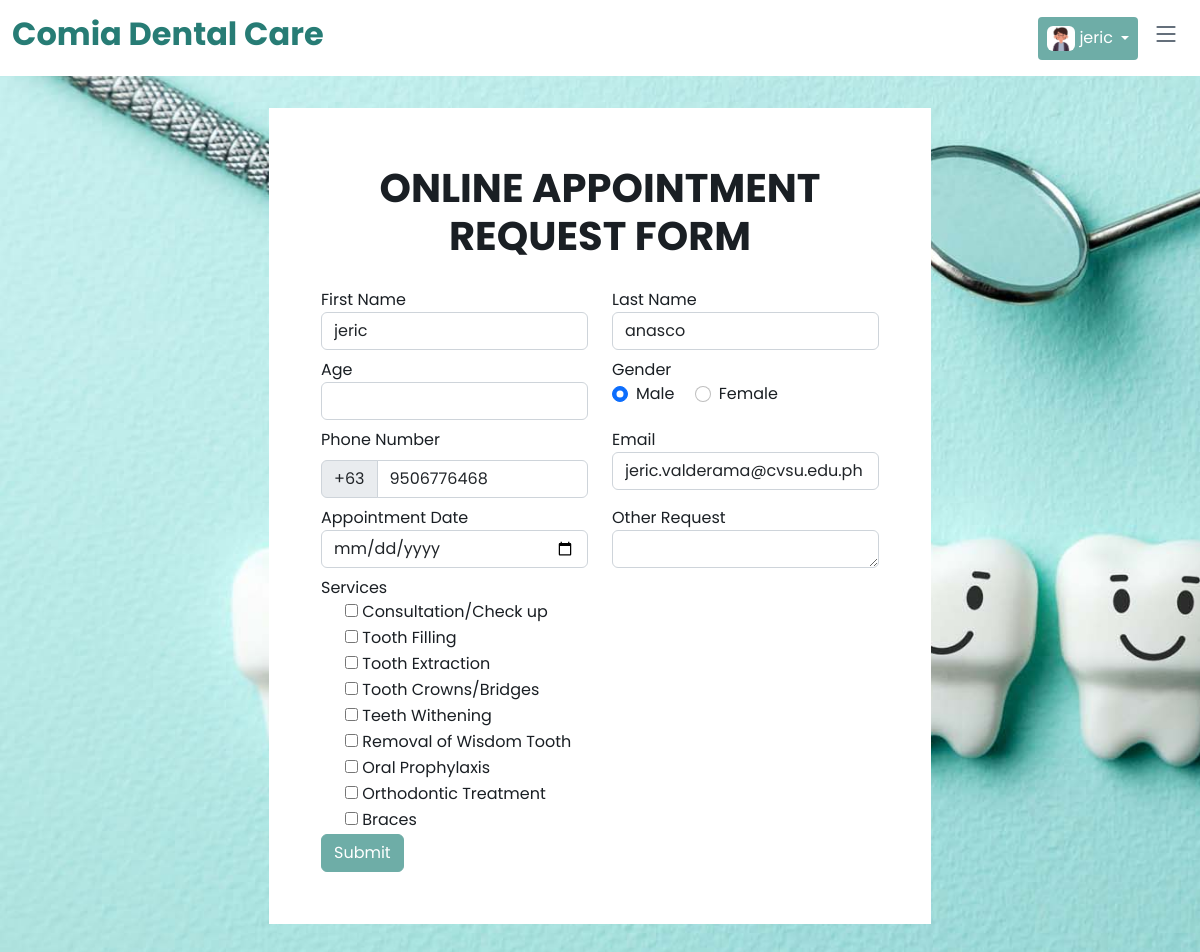
The page /appointment.php (signed in) on the database its author committed.
### tables this page shows
CREATE TABLE `tbl_user` (
  `user_id` int(11) NOT NULL,
  `firstname` varchar(255) DEFAULT NULL,
  `lastname` varchar(255) DEFAULT NULL,
  `contact` varchar(255) DEFAULT NULL,
  `email` varchar(255) DEFAULT NULL,
  `password` varchar(255) DEFAULT NULL,
  `verified` varchar(255) DEFAULT NULL,
  `vkey` varchar(255) DEFAULT NULL,
  `profile_image` varchar(255) DEFAULT NULL,
  `birthdate` date NOT NULL
);

CREATE TABLE `tbl_services` (
  `id` int(11) NOT NULL,
  `service` varchar(55) NOT NULL
);

### appointment.php (the view, shortened to what this page needs)
<?php
include './database/config.php';
include './components/header.php';
    ?>
<section class="mt-5 mx-4">
    <div class="row d-flex justify-content-center">
        <div class="col-sm-10 col-md-7">
            <form id="appointment_form" class="p-5 bg-white">
                <div>
                    <p class="text-center h1 fw-bold mb-4 mx-1 mx-md-4 mt-2">ONLINE APPOINTMENT REQUEST FORM</p>
                </div>
                <div class="row form-group p-1">
                    <div class="col-lg-6 mb-3 mb-md-0">
                        <label class="font-weight-bold" for="firstname">First Name</label>
                        <input type="text" id="firstname" name="firstname" class="form-control" placeholder="First Name"
                            value="<?= $row['firstname'] ?>" required>
                    </div>
                    <div class="col-lg-6">
                        <label class="font-weight-bold" for="lastname">Last Name</label>
                        <input type="text" id="lastname" name="lastname" class="form-control"
                            value="<?= $row['lastname'] ?>" required>
                    </div>
                </div>
                <div class="row form-group p-1">
                    <div class="col-lg-6">
                        <label class="font-weight-bold" for="lastname">Age</label>
                        <input type="text" id="age" name="age" class="form-control" value="" minlength="1" maxlength="2"
                            required>
                    </div>
                    <div class="col-lg-6 mb-3 mb-md-0">
                        <label class="font-weight-bold" for="firstname">Gender</label>
                        <div>
                            <div class="form-check form-check-inline">
                                <input class="form-check-input" type="radio" name="gender" id="inlineRadio1"
                                    value="Male" checked>
                                <label class="form-check-label" for="inlineRadio1">Male</label>
                            </div>
                            <div class="form-check form-check-inline">
                                <input class="form-check-input" type="radio" name="gender" id="inlineRadio2"
                                    value="Female">
                                <label class="form-check-label" for="inlineRadio2">Female</label>
                            </div>
                        </div>
                    </div>
                </div>
                <div class="row form-group p-1">
                    <div class="col-lg-6">
                        <label class="form-label" for="phoneNumber">Phone Number</label>
                        <div class="input-group input-group-merge">
                            <span class="input-group-text">+63</span>
                            <input type="tel" id="phoneNumber" name="phoneNumber" class="form-control"
                                placeholder="9992736514" value="<?=$row['contact']?>" minlength="10" maxlength="10" pattern="9\d{9}"
                            title="Invalid format! Must start with 9 and has 10 numbers."
                                required />
                        </div>
                    </div>
                    <div class="col-lg-6">
                        <label class="font-weight-bold" for="email">Email</label>
                        <input type="email" id="email" name="email" class="form-control" value="<?= $row['email'] ?>"
                            readonly>
                    </div>
                </div>
                <div class="row form-group p-1">
                    <div class="col-lg-6 mb-3 mb-md-0">
                        <label class="font-weight-bold" for="fname">Appointment Date</label>
                        <input type="date" id="date" name="date" id="date" class="form-control" value="" required>
                    </div>
  <div class="col-lg-6 mb-3 mb-md-0">
                        <label class="font-weight-bold" for="fname">Other Request</label>
                         <textarea class="form-control" name = "request"id="exampleFormControlTextarea1" rows="1"></textarea>
                    </div>
                </div>
                <div class="row form-group p-1">
                    <div class="col-lg-6">
                        <label class="font-weight-bold" for="email">Services</label>
                        <div class="options">
                            <?php $sql1 = mysqli_query($conn,"SELECT * FROM tbl_services");
                                    while($row1 = mysqli_fetch_array($sql1)){
                            ?>
                            <div class="form-check">
                                <input type="checkbox" required name="services[]" value="<?php echo $row1['service']; ?>">
                                <label><?php echo $row1['service']; ?></label>
                            </div>
                <?php      } ?>
                    </div>
                </div>
                <div class="row form-group">
                    <div class="col-md-12">
                        <button type="submit" class="btn btn-dark custom_btn" name="submit" id="submit">Submit</button>
                    </div>
                </div>
            </form>
        </div>
    </div>
</section>
<?php include './components/bottom.php';?>

### components/header.php (shortened to what this page needs)
<!DOCTYPE html>
<html lang="en">
<head>
    <link href="assets/vendor/bootstrap/css/bootstrap.min.css" rel="stylesheet">
    <link href="assets/vendor/bootstrap-icons/bootstrap-icons.css" rel="stylesheet">
    <link href="assets/vendor/aos/aos.css" rel="stylesheet">
    <link href="assets/vendor/glightbox/css/glightbox.min.css" rel="stylesheet">
    <link href="assets/vendor/swiper/swiper-bundle.min.css" rel="stylesheet">
    <link href="assets/css/variables.css" rel="stylesheet">
    <link rel="stylesheet" href="https://cdnjs.cloudflare.com/ajax/libs/font-awesome/6.1.1/css/all.min.css">
    <link rel="stylesheet" href="https://cdn.jsdelivr.net/npm/swiper@8/swiper-bundle.min.css" />
    <link href="assets/css/main.css" rel="stylesheet">
    <link rel="stylesheet" type="text/css" href="./assets/slick-1.8.1/slick/slick.css"/>
    <link rel="stylesheet" type="text/css" href="./assets/slick-1.8.1/slick/slick-theme.css"/>
    <link rel="stylesheet" href="https://cdn.datatables.net/1.13.1/css/jquery.dataTables.min.css">
</head>
<body>
    <header id="header" class="header fixed-top bg-white" data-scrollto-offset="0">
        <div class="container-fluid d-flex align-items-center justify-content-between">
            <a href="index.php" class="logo d-flex align-items-center scrollto me-auto me-lg-0">
                <h1 class="d-none d-sm-block" style="font-weight: bold !important; color: #277c75 !important;">Comia
                    Dental Care</h1>
            </a>
            <nav id="navbar" class="navbar ">
                <i class="bi bi-list mobile-nav-toggle d-none"></i>
            </nav>
            <?php
            if(!isset($_SESSION['user_id'])) {
            ?>
            <a class="btn-getstarted scrollto" href="login.php">Login</a>
            <?php
            } else {
                $user_id = $_SESSION['user_id'];
                $get_account = mysqli_query($conn, "SELECT * FROM tbl_user WHERE user_id = $user_id");
                $row = mysqli_fetch_array($get_account);
            ?>
            <div class="dropdown">
                <a class="btn dropdown-toggle btn-getstarted scrollto d-flex align-items-center gap-1 px-2" href="#" role="button" data-bs-toggle="dropdown" aria-expanded="false">
                    <div class="rounded" style="height: 25px; overflow: hidden;">
                    <img class="h-100" src="./assets/img/profile_image/<?= $row['profile_image'] ?>" alt="">
                    </div>
                    <?php echo $_SESSION['fname']; ?>
                </a>
            </div>
            <?php
            }
            ?>
        </div>
    </header>

### assets/css/variables.css (style rules this page uses)
:root { --font-default: 'Poppins', sans-serif; --font-primary: 'Poppins', sans-serif; --font-secondary: 'Poppins', sans-serif; --color-default: #1a1f24; --color-default-rgb: 26, 31, 36; --color-links: #6eada7; --color-links-hover: #2a6861; --color-primary: #6eada7; --color-primary-light: #2a6861; --color-primary-dark: #2a6861; --color-primary-rgb: 14, 162, 189; --color-primary-light-rgb: 30, 195, 224; --color-primary-dark-rgb: 1, 137, 161; --color-secondary: #485664; --color-secondary-light: #8f9fae; --color-secondary-dark: #3a4753; --color-secondary-rgb: 72, 86, 100; --color-secondary-light-rgb: 143, 159, 174; --color-secondary-dark-rgb: 58, 71, 83; --color-blue: #0d6efd; --color-blue-rgb: 13, 110, 253; --color-indigo: #6610f2; --color-indigo-rgb: 102, 16, 242; --color-purple: #6f42c1; --color-purple-rgb: 111, 66, 193; --color-pink: #f3268c; --color-pink-rgb: 243, 38, 140; --color-red: #df1529; --color-red-rgb: 223, 21, 4; --color-orange: #fd7e14; --color-orange-rgb: 253, 126, 20; --color-yellow: #ffc107; --color-yellow-rgb: 255, 193, 7; --color-green: #059652; --color-green-rgb: 5, 150, 82; --color-teal: #20c997; --color-teal-rgb: 32, 201, 151; --color-cyan: #0dcaf0; --color-cyan-rgb: 13, 202, 240; --color-white: #ffffff; --color-white-rgb: 255, 255, 255; --color-gray: #6c757d; --color-gray-rgb: 108, 117, 125; --color-black: #000000; --color-black-rgb: 0, 0, 0; }
:root { --bs-blue: var(--color-blue); --bs-indigo: var(--color-indigo); --bs-purple: var(--color-purple); --bs-pink: var(--color-pink); --bs-red: var(--color-red); --bs-orange: var(--color-orange); --bs-yellow: var(--color-yellow); --bs-green: var(--color-green); --bs-teal: var(--color-teal); --bs-cyan: var(--color-cyan); --bs-white: var(--color-white); --bs-gray: var(--color-gray); --bs-gray-dark: #343a40; --bs-gray-100: #f8f9fa; --bs-gray-200: #e9ecef; --bs-gray-300: #dee2e6; --bs-gray-400: #ced4da; --bs-gray-500: #adb5bd; --bs-gray-600: #6c757d; --bs-gray-700: #495057; --bs-gray-800: #343a40; --bs-gray-900: #212529; --bs-primary: var(--color-blue); --bs-secondary: var(--color-blue); --bs-success: #198754; --bs-info: #0dcaf0; --bs-warning: #ffc107; --bs-danger: #dc3545; --bs-light: #f8f9fa; --bs-dark: #212529; --bs-primary-rgb: var(--color-primary-rgb); --bs-secondary-rgb: var(--color-secondary-rgb); --bs-success-rgb: 25, 135, 84; --bs-info-rgb: 13, 202, 240; --bs-warning-rgb: 255, 193, 7; --bs-danger-rgb: 220, 53, 69; --bs-light-rgb: 248, 249, 250; --bs-dark-rgb: 33, 37, 41; --bs-white-rgb: var(--color-white-rgb); --bs-black-rgb: var(--color-black-rgb); --bs-body-color-rgb: var(--color-default-rgb); --bs-body-bg-rgb: 255, 255, 255; --bs-font-sans-serif: var(--font-default); --bs-font-monospace: SFMono-Regular, Menlo, Monaco, Consolas, "Liberation Mono", "Courier New", monospace; --bs-gradient: linear-gradient(180deg, rgba(255, 255, 255, 0.15), rgba(255, 255, 255, 0)); --bs-body-font-family: var(--font-default); --bs-body-font-size: 1rem; --bs-body-font-weight: 400; --bs-body-line-height: 1.5; --bs-body-color: var(--color-default); --bs-body-bg: #fff; }
.bg-white { background-color: var(--color-white) !important; }

### assets/css/main.css (style rules this page uses)
:root { scroll-behavior: smooth; }
a { color: var(--color-links); text-decoration: none; }
h1, h2, h3, h4, h5, h6 { font-family: 'Poppins', sans-serif; }
section { padding: 60px 0; overflow: hidden; }
.header { padding: 15px 0; transition: all 0.5s; z-index: 997; }
.header .logo h1 { font-size: 32px; font-weight: 300; color: var(--color-secondary); font-family: 'Poppins', sans-serif; }
.header .btn-getstarted, .header .btn-getstarted:focus { font-size: 16px; color: var(--color-white); background: var(--color-primary); padding: 8px 23px; border-radius: 4px; transition: 0.3s; font-family: 'Poppins', sans-serif; }
@media (max-width: 1279px) { .header .btn-getstarted, .header .btn-getstarted:focus { margin-right: 50px; } }
@media (max-width: 1279px) { .navbar { position: fixed; top: 0; left: -100%; width: calc(100% - 70px); bottom: 0; transition: 0.3s; z-index: 9997; } }
@media (max-width: 1279px) { .mobile-nav-toggle { display: block !important; color: var(--color-secondary); font-size: 28px; cursor: pointer; line-height: 0; transition: 0.5s; position: fixed; top: 20px; z-index: 9999; right: 20px; } }

### appointment.php (style rules this page uses)
body { background-image: url('assets/img/dental.jpg'); background-attachment: fixed; background-size: cover; }
.custom_btn { background: #6eada7 !important; border-color: #6eada7 !important; }

### rows shown on the page
tbl_user: profile_image (placeholder picture), firstname "jeric", lastname "anasco", phoneNumber "9506776468", email "jeric.valderama@cvsu.edu.ph"
tbl_services: service "Consultation/Check up"
tbl_services: service "Tooth Filling"
tbl_services: service "Tooth Extraction"
tbl_services: service "Tooth Crowns/Bridges"
tbl_services: service "Teeth Withening"
tbl_services: service "Removal of Wisdom Tooth"
tbl_services: service "Oral Prophylaxis"
tbl_services: service "Orthodontic Treatment"
tbl_services: service "Braces"

### other values the page prints
$_SESSION['fname'] "jeric"
